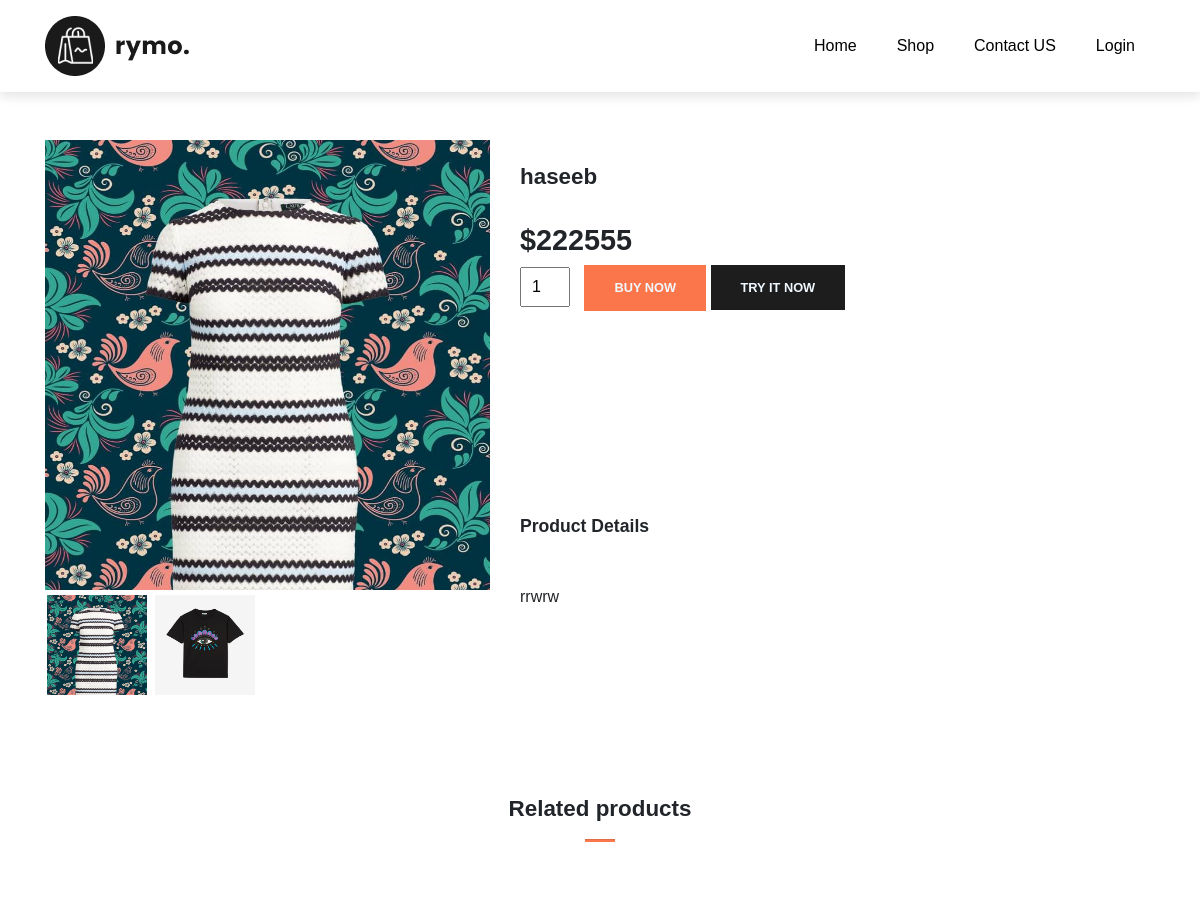
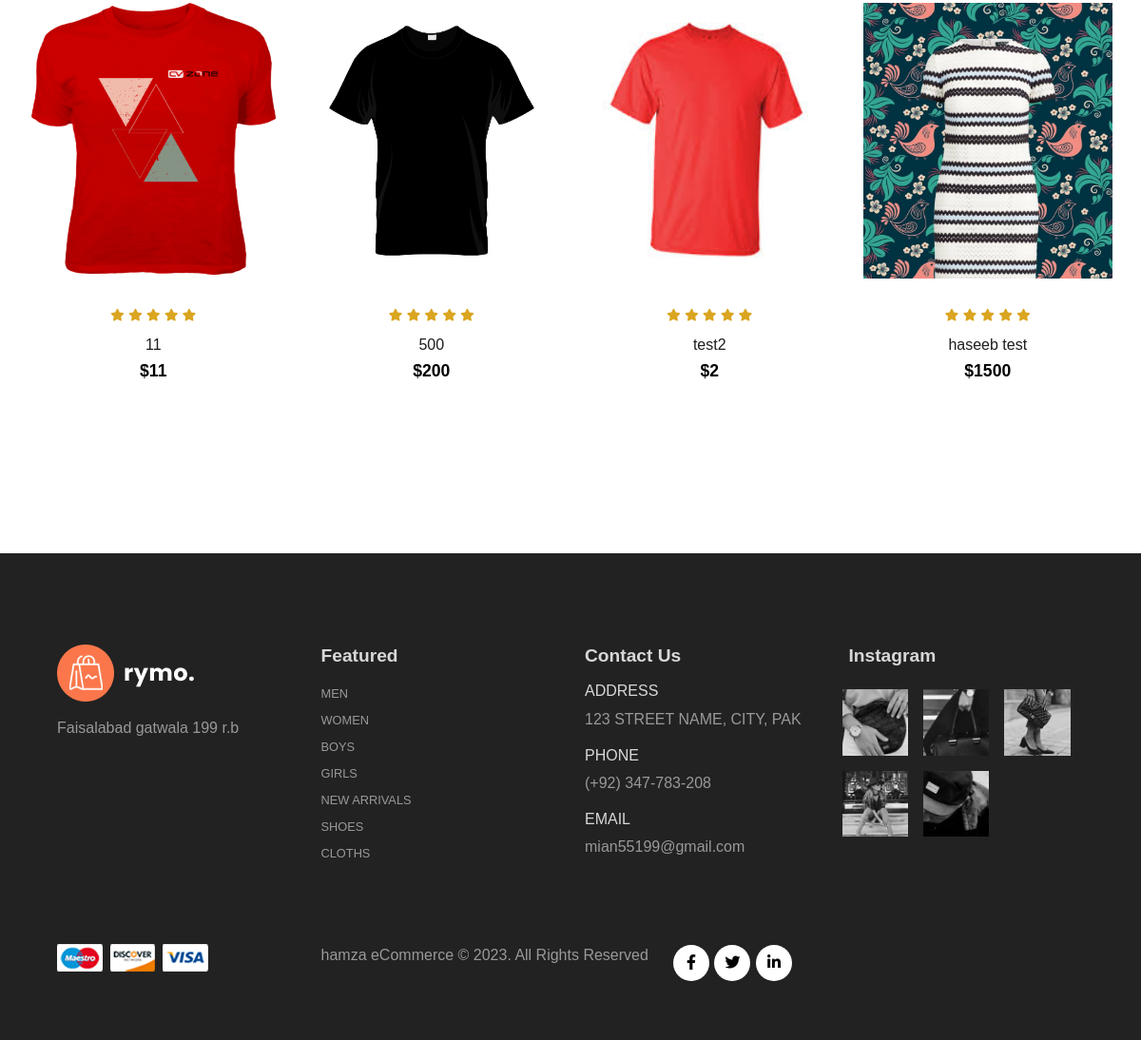
Page /view_product/4 on the committed database (2 pictures, top to bottom).
### home/models.py (models this page shows)
class products(models.Model):
    name = models.CharField(max_length=100)
    price = models.IntegerField()
    discription = models.TextField()
    img = models.ImageField(upload_to='images/')
    img2 = models.ImageField(upload_to='images/',null=True,blank=True)
    img3 = models.ImageField(upload_to='images/',null=True,blank=True)
    img4 = models.ImageField(upload_to='images/',null=True,blank=True)
    catagory = models.CharField(max_length=100)
    disable = models.BooleanField(default= False)

### home/views.py (the view)
# urls.py: path('view_product/<int:id>', views.view_product, name='view_product'),
@cache_control(no_chache=True,must_revalidate=True,no_store=True)
def view_product(request, id):
    add = products.objects.get(id=id)
    dests = []
    i=0
    dests_new = products.objects.filter(disable=False).order_by('?')
    for val in dests_new:
        if i<4:
            print(i)
            dests.append(val)
            i = i+1
        else:
            break
    return render(request, 'product.html',{'add':add,'dests':dests})

### home/templates/product.html (shortened to what this page needs)
{% extends "home.html" %}
{% load static %}
      {% block content %}
              <section class="container sproduct my-5 ">
                <div class="row mt-5">
                <div class="col-lg-5 col-md-12 col-12">
                  <div class="main-image-container">
                    <img src="{{add.img.url}}" alt="Image 1" id="main-image">
                </div>
                <div>
                    <img src="{{add.img.url}}" alt="Image 1" class="thumbnail " onclick="setMainImage(this)">
                  {% if add.img4 %}  <img src="{{add.img4.url}}" alt="Image 4" class="thumbnail" onclick="setMainImage(this)">{% endif %}
                </div>
                </div>
                <div class="col-lg-5 col-md-12 col-12">
                  <h3 class="py-4">{{add.name}}</h3>
                  <h2>${{add.price}}</h2>
                <form action="/buy_now" method="post">
                  <input type="number" name="quantity" value="1" min="1" step="1">
                  <button class="buy-btn">Buy Now</button>
                  <a href="/try_now/{{add.id}}" class="button">Try it now </a>
                </form>
                  <div id="webcam-container">
                    <video id="webcam" autoplay></video>
                  </div>
                  <h4 class="mt-5 mb-5">Product Details</h4>
                  <span>{{add.discription}}</span>
                </div>
                 </div>
              </section>
              <section id="featured" class="my-5 pb-5">
                <div class="container text-center mt-5 py-5">
                  <h3>Related products</h3>
                  <hr>
                 </div>
                 <div class="row mx-auto container-fluid">
                  {% for rad in dests %}
                  <div class="product text-center col-lg-3 col-md-4 col-12">
                    <a href="/view_product/{{rad.id}}" class="Href">
                      <img class="img-fluid mb-3" src="{{rad.img.url}}" alt="" style="width: 100%; height: 290px;">
                      <div class="star">
                        <i class="fas fa-solid fa-star"></i>
                        <i class="fas fa-solid fa-star"></i>
                        <i class="fas fa-solid fa-star"></i>
                        <i class="fas fa-solid fa-star"></i>
                        <i class="fas fa-solid fa-star"></i>
                      </div>
                      <h5 class="p-name">{{rad.name}}</h5>
                      <h4 class="p-price">${{rad.price}}</h4>
                    </a>
                  </div>
                  {% endfor %}
                 </div>
              </section>
              {% endblock content %}

### home/static/style.css (style rules this page uses)
* { margin: 0; padding: 0; box-sizing: border-box; }
html { scroll-behavior: smooth; }
body { font-family: "Poppins", sans-serif; }
h2 { font-size: 1.8rem; font-weight: 600; }
h3 { font-size: 1.4rem; font-weight: 800; }
h4 { font-size: 1.1rem; font-weight: 600; }
h5 { font-size: 1rem; font-weight: 400; color: #1d1d1d; }
button { font-size: 0.8rem; font-weight: 700; outline: none; border: none; background-color: #1d1d1d; color: aliceblue; padding: 13px 30px; text-transform: uppercase; transition: 0.3s ease; }
.button { font-size: 0.8rem; font-weight: 700; outline: none; border: none; background-color: coral; color: aliceblue; padding: 13px 30px; text-transform: uppercase; transition: 0.3s ease; border: 1px solid coral; text-decoration: none; }
hr { width: 30px; height: 2px; background-color: #fb774b; }
.star { padding: 10px 0; }
.star i { font-size: 0.8rem; color: goldenrod; }
.product { cursor: pointer; margin-bottom: 2rem; }
.product img { transition: 0.3s all; }

### home/templates/product.html (style rules this page uses)
.sproduct input { width: 50px; height: 40px; padding-left: 10px; font-size: 16px; margin-right: 10px; }
.buy-btn { background-color: #fb774b; opacity: 1; transition: 0.3s all; }
#main-image { width: 100%; height: 450px; }
.thumbnail { width: 100px; height: 100px; margin: 5px 2px 5px 2px; cursor: pointer; }
.Href { color: #000; text-decoration: none; }
.button { font-size: 0.8rem; font-weight: 700; outline: none; border: none; background-color: #1d1d1d; color: aliceblue; padding: 15px 30px; text-transform: uppercase; transition: 0.3s ease; }

### rows in the picture
products: img (picture), img4 (picture), name "haseeb", price "222555", discription "rrwrw"
products: img (picture), name "11", price "11"
products: img (picture), name "500", price "200"
products: img (picture), name "test2", price "2"
products: img (picture), name "haseeb test", price "1500"
